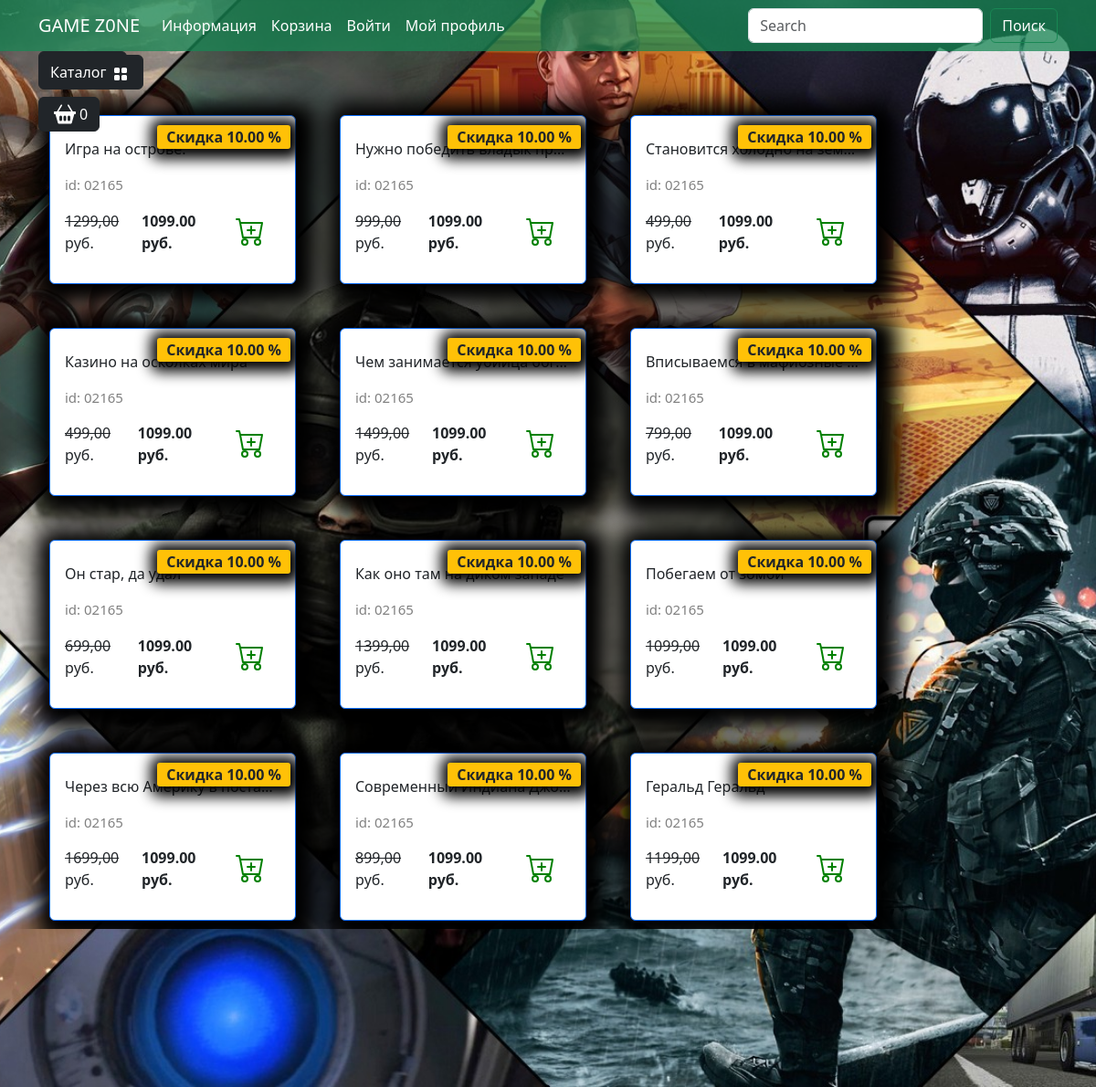
Page /catalog/ on the committed database.
### products/models.py (models this page shows, shortened)
class Product(models.Model):
    title = models.CharField(max_length=255, unique=True, verbose_name="Название")
    slug = models.SlugField(max_length=255, unique=True, verbose_name="URL")
    price = models.DecimalField(max_digits=6, decimal_places=2, default=0.0, verbose_name="Цена")
    discount = models.DecimalField(max_digits=6, decimal_places=2, default=0.0, verbose_name="Скидка")
    description = models.TextField(verbose_name="Описание")
    quantity = models.PositiveIntegerField(default=0, verbose_name="Количество")
    image = models.ImageField(upload_to="products_images", blank=True, null=True, verbose_name="Изображение")
    category = models.ForeignKey(Category, on_delete=models.CASCADE, verbose_name="Категория")
    class Meta:
        db_table = "products"
        verbose_name = "Товар"
        verbose_name_plural = "Товары"

### products/views.py (the view)
# urls.py: path("", views.catalog, name="index"),
def catalog(request):
    products = Product.objects.all()
    context = {
        "products": products,
    }
    return render(request, 'products/catalog.html', context)

### products/templates/products/catalog.html (shortened to what this page needs)
{% extends "main/base.html" %}
{% load static %}
{% block content %}
<div class="col-lg-10">
    <div class="row">
        <div class="dropdown mb-2">
            <button class="btn btn-secondary dropdown-toggle btn-dark" type="button" data-bs-toggle="dropdown"
                aria-expanded="false">
            </button>
        </div>
        {% for product in products %}
            <div class="col-lg-4 col-md-6 p-4">
                <div class="card border-primary rounded custom-shadow">
                    <div class="card-body">
                        <p class="card-text text-truncate">{{ product.description }}</p>
                        <p class="product_id">id: 02165</p>
                        <div class="d-flex justify-content-between">
                            <p><s>{{ product.price }}</s> руб.</p>
                            <p><strong>1099.00 руб.</strong></p>
                            <span class="badge bg-warning text-dark">Скидка 10.00 %</span>
                            <a href="#" class="btn add-to-cart">
                                <img class="mx-1" src=" {% static "/deps/icons/cart-plus.svg" %}" alt="Catalog Icon"
                                    width="32" height="32">
                            </a>
                        </div>
                    </div>
                </div>
            </div>
        {% endfor %}
    </div>
    <nav aria-label="Page navigation example">
        <ul class="pagination justify-content-center my-4">
            <div class="custom-shadow d-flex">
                <li class="page-item disabled">
                  <a class="page-link">Previous</a>
                </li>
                <li class="page-item"><a class="page-link" href="#">1</a></li>
                <li class="page-item"><a class="page-link" href="#">2</a></li>
                <li class="page-item"><a class="page-link" href="#">3</a></li>
                <li class="page-item">
                  <a class="page-link" href="#">Next</a>
                </li>
            </div>
        </ul>
    </nav>
</div>
{% endblock  %}
{% block footer %}
    <footer class="py-4 bg-dark">
        <div class="container">
            <p class="m-0 text-center text-white">Copyright &copy; Gods Boss Product 2025</p>
        </div>
    </footer>
{% endblock  %}

### main/templates/main/base.html (shortened to what this page needs)
{% load static %}
<!DOCTYPE html>
<html lang="ru">
<head>
    <link rel="stylesheet" href="{% static "deps/css/bootstrap/bootstrap.min.css" %}">
    <link rel="stylesheet" href="{% static "deps/css/my_css.css" %}">
</head>
<body>
    <header>
        <nav class="navbar navbar-expand-lg bg-success bg-opacity-75" data-bs-theme="green">
            <div class="container">
                <a class="navbar-brand text-white" href="{% url "main:index" %}">GAME Z0NE</a>
                <div class="collapse navbar-collapse" id="navbarSupportedContent">
                    <ul class="navbar-nav me-auto mb-2 mb-lg-0">
                        <li class="nav-item dropdown ">
                            <a class="nav-link dropdown-toggle text-white" href="#" role="button"
                                data-bs-toggle="dropdown" aria-expanded="false">
                                Информация
                            </a>
                        </li>
                        <li class="nav-item">
                            <a class="nav-link text-white" href="carts/cart.html">Корзина</a>
                        </li>
                        <li class="nav-item">
                            <a class="nav-link text-white" href="users/login.html">Войти</a>
                        </li>
                        <li class="nav-item dropdown">
                            <a class="nav-link dropdown-toggle text-white" href="#" role="button"
                                data-bs-toggle="dropdown" aria-expanded="false">
                                Мой профиль
                            </a>
                        </li>
                    </ul>
                    <form class="d-flex" role="search">
                        <input class="form-control me-2" type="search" placeholder="Search" aria-label="Search">
                        <button class="btn btn-outline-success text-white" type="submit">Поиск</button>
                    </form>
                </div>
            </div>
        </nav>
    </header>
    <section>
        <div class="container">
            <div class="row mt-1 position-fixed z-3">
                <div class="dropdown mb-2">
                    <button class="btn btn-secondary dropdown-toggle btn-dark" type="button" data-bs-toggle="dropdown"
                        aria-expanded="false">
                        Каталог
                        <img class="mx-1" src="{% static "deps/icons/grid-fill.svg" %}" alt="Catalog Icon" width="16"
                            height="16">
                    </button>
                </div>
                <div>
                    <button type="button" class="btn btn-dark btn-secondary d-flex" id="modalButton"
                        aria-expanded="false">
                        <img class="mx-1" src="{% static "deps/icons/basket2-fill.svg" %}" alt="Catalog Icon" width="24"
                            height="24">
                        <span id="goods-in-cart-count">0</span>
                    </button>
                </div>
            </div>
        </div>
        <div class="container">
            {% block content %}{% endblock  %}
        </div>
    </section>
    {% block footer %}{% endblock  %}
</body>
</html>

### static/deps/css/my_css.css (style rules this page uses)
body { background-image: url("../images/gamestore-banner.jpg"); background-repeat: no-repeat; background-attachment: fixed; background-position: center center; background-size: cover; height: 100%; }
.dropdown-toggle::after { content: none; }
.custom-shadow { box-shadow: 5px 5px 25px 19px #000000; }
.product_id { color: gray; font-size: 15px; }
.badge.bg-warning.text-dark { position: absolute; top: 10px; right: 5px; z-index: 1; padding: 5px 10px; border-radius: 3px; font-size: 1rem; box-shadow: 2px 2px 15px 9px #000000; }

### rows in the picture
Product: description "Игра на острове.", price "1299,00"
Product: description "Нужно победить владык пр…", price "999,00"
Product: description "Становится холодно на зем…", price "499,00"
Product: description "Казино на осколках мира", price "499,00"
Product: description "Чем занимается убийца бог…", price "1499,00"
Product: description "Вписываемся в мафиозные…", price "799,00"
Product: description "Он стар, да удал", price "699,00"
Product: description "Как оно там на диком западе", price "1399,00"
Product: description "Побегаем от зомби", price "1099,00"
Product: description "Через всю Америку в поста…", price "1699,00"
Product: description "Современный Индиана Джо…", price "899,00"
Product: description "Геральд Геральд", price "1199,00"
